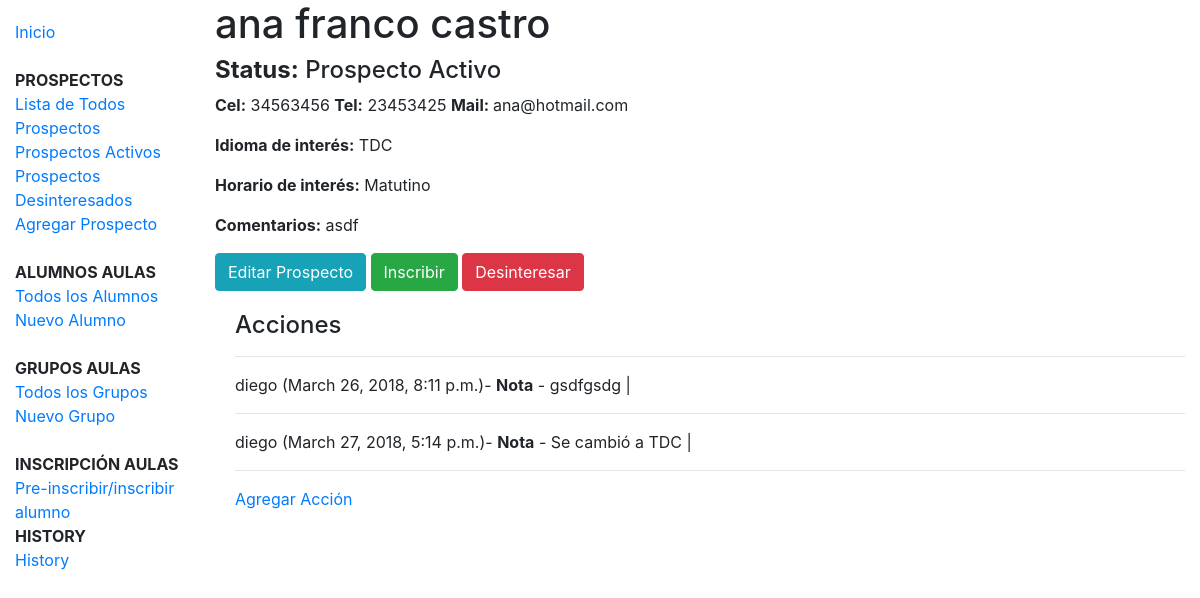
/prospectos/prospecto/1, run on the app's committed database.
### prospectos/models.py (models this page shows, shortened)
class Prospecto(models.Model):
    STATUS = (
        ('p', 'Prospecto Activo'),
        ('d', 'Desinteresado'),
    )
    status = models.CharField(max_length=1, choices=STATUS, blank=True, default='p', help_text='Status del prospecto')
    nombre = models.CharField(max_length=100)
    apaterno = models.CharField(max_length=100)
    amaterno = models.CharField(max_length=100, blank=True, null=True)
    cel = models.IntegerField(blank=True, null=True)
    tel = models.IntegerField(blank=True, null=True)
    email = models.EmailField(blank=True, null=True)
    idioma = models.ForeignKey(Idioma, on_delete=models.SET_NULL, null=True)
    horario = models.ForeignKey('Horario', on_delete=models.SET_NULL, null=True)
    comentario = models.TextField(max_length=2000, help_text='Agrega una nota u comentario')
    pub_date = models.DateField(auto_now_add=True)

class Idioma(models.Model):
    name = models.CharField(max_length=100, help_text="Ingresa el idioma de interés (Inglés, Español etc.)")
    def __str__(self):
        return self.name

class Horario(models.Model):
    name = models.CharField(max_length=100, help_text="Ingresa el horario de interés")
    def __str__(self):
        return self.name

class ProspectoAccion(models.Model):
    descripcion = models.TextField(max_length=1000, help_text="Enter comment about blog here.")
    autor = models.ForeignKey(User, on_delete=models.SET_NULL, null=True)
    accion_date = models.DateTimeField(auto_now_add=True)
    prospecto= models.ForeignKey(Prospecto, on_delete=models.CASCADE) # CASCADE si se borra el prospecto, también se borra la acción
    tipo_accion = models.ForeignKey('Accion', on_delete=models.SET_NULL, null=True, help_text="Selecciona el tipo de acción")
    class Meta:
        ordering = ["accion_date"]

class Accion(models.Model):
    name = models.CharField(max_length=100, help_text="Ingresa los tipos de acción")
    def __str__(self):
        return self.name

### prospectos/views.py (the view)
# urls.py: path('prospecto/<int:pk>', views.ProspectoDetailView.as_view(), name='prospecto-detail'),
class ProspectoDetailView(generic.DetailView):
    model = Prospecto

### prospectos/templates/prospectos/prospecto_detail.html (shortened to what this page needs)
{% extends "base_generic.html" %}
{% block content %}
<h1>{{ prospecto.nombre }} {{ prospecto.apaterno }} {{ prospecto.amaterno }}</h1>
<h4><b>Status:</b> {{ prospecto.get_status_display }}</h4>
<p><b>Cel:</b> {{ prospecto.cel }}   <b>Tel:</b> {{ prospecto.tel }} <b>Mail: </b>{{ prospecto.email }}</p>
<p><b>Idioma de interés:</b> {{ prospecto.idioma }}</p>
<p><b>Horario de interés:</b> {{ prospecto.horario }}</p>
<p><b>Comentarios:</b> {{ prospecto.comentario }}</p>
<a class="btn btn-info" href="{% url 'editar-prospecto' prospecto.pk %}">Editar Prospecto</a>
{% if prospecto.status == 'p' %}
<a class="btn btn-success" href="#">Inscribir</a>
<a class="btn btn-danger" href="{% url 'prospecto-desinteresar' prospecto.pk %}">Desinteresar</a>
{% else %}
<a class="btn btn-warning" href="{% url 'prospecto-reinteresar' prospecto.pk %}">Volver a Interesar</a>
{% endif %}
<div style="margin-left:20px;margin-top:20px">
<h4>Acciones</h4>
{% for accion in prospecto.prospectoaccion_set.all %}
<hr>
<p>{{accion.autor}} ({{accion.accion_date}})- <b>{{ accion.tipo_accion }}</b> - {{accion.descripcion}} | </p>
{% endfor %}
<hr>
  <a href="{% url 'prospecto_accion' prospecto.id %}">Agregar Acción</a></p>
  <br />
  <br />
</div>
{% endblock %}

### data on the page
Prospecto: nombre "ana", apaterno "franco", amaterno "castro", status "Prospecto Activo", cel "34563456", tel "23453425", email "ana@hotmail.com", idioma "TDC", horario "Matutino", comentario "asdf"
ProspectoAccion: autor "diego", accion_date "March 26, 2018, 8:11 p.m.", tipo_accion "Nota", descripcion "gsdfgsdg"
ProspectoAccion: autor "diego", accion_date "March 27, 2018, 5:14 p.m.", tipo_accion "Nota", descripcion "Se cambió a TDC"
